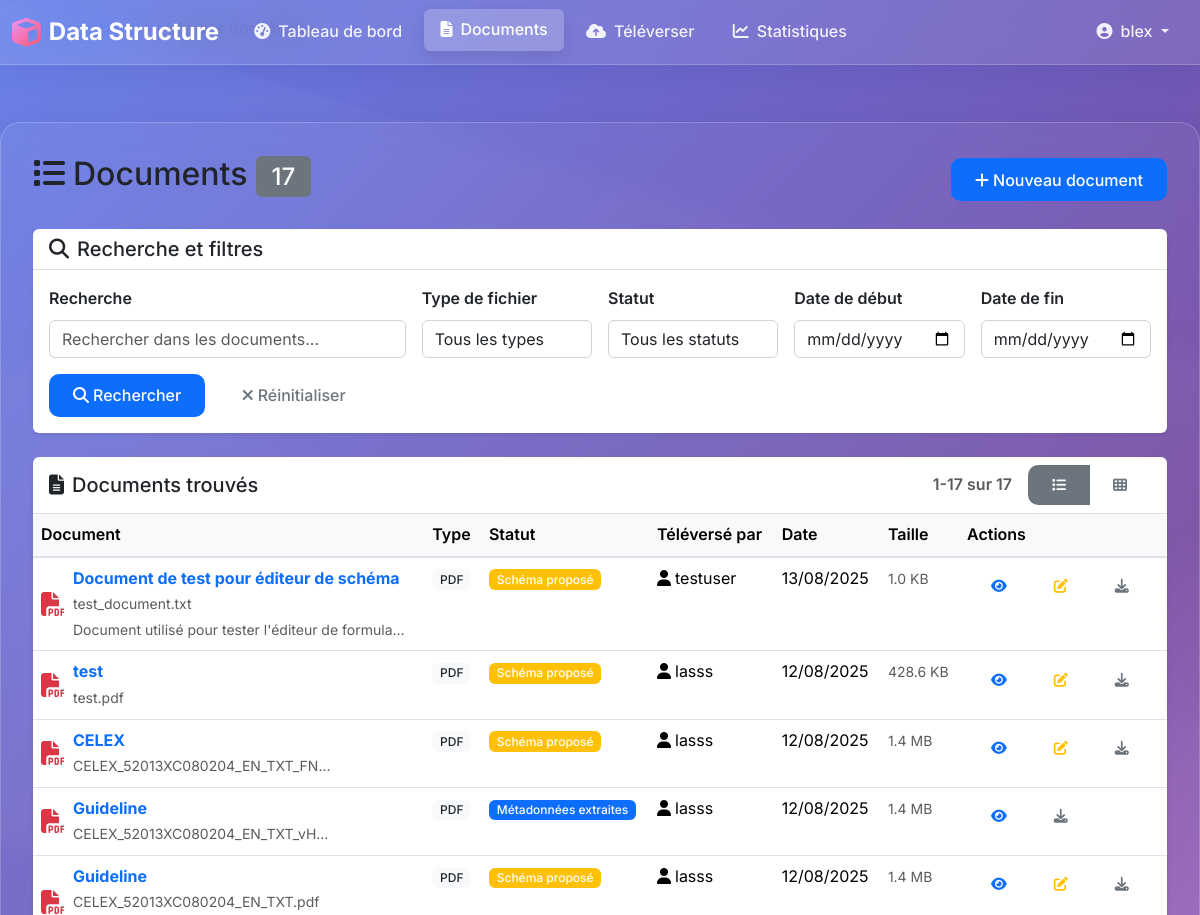
The page /documents/list/ (signed in, upper part) on the database as committed earlier.
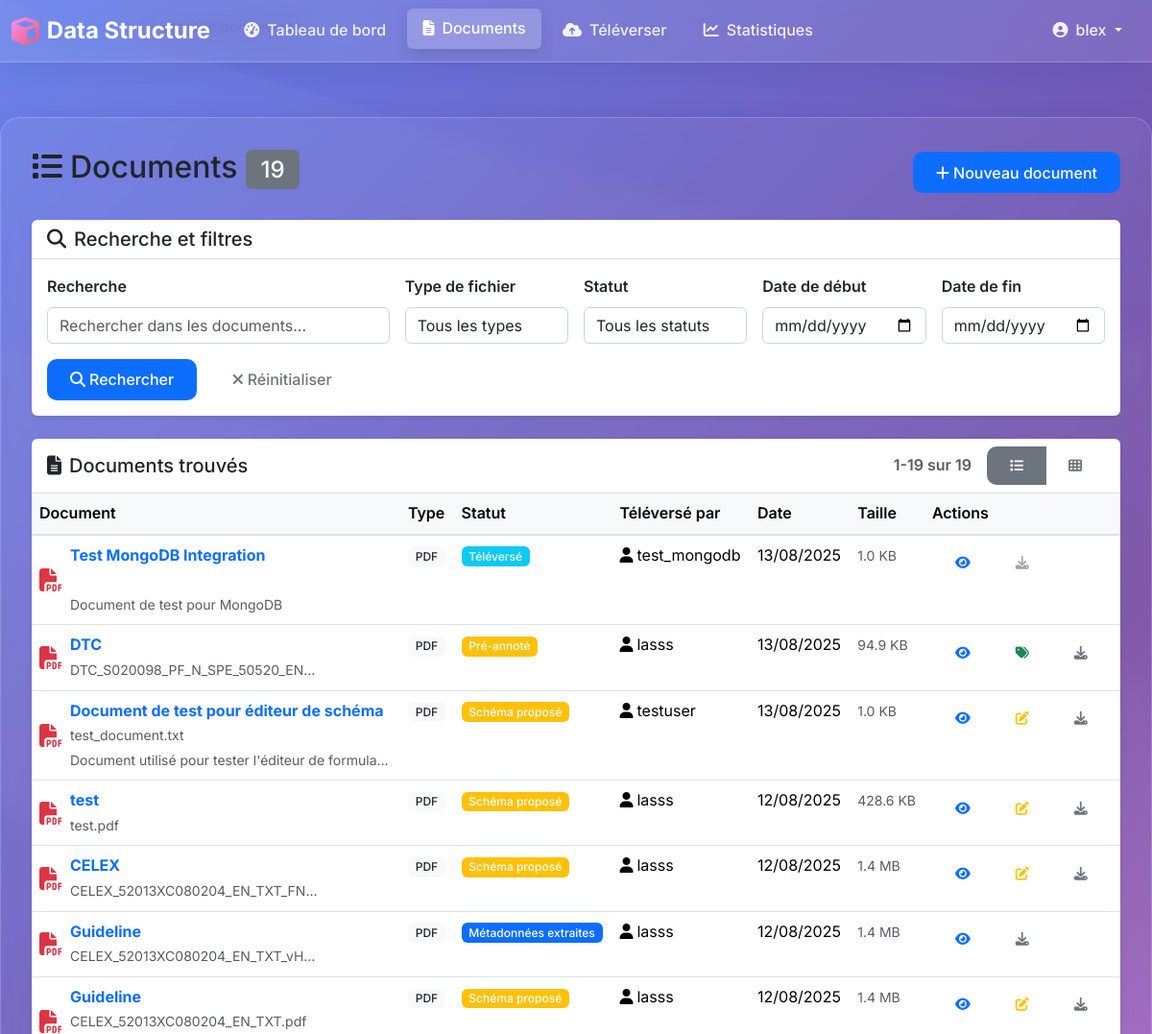
The same page on the database as committed later.
### documents/models.py (models this page shows, shortened)
class Document(models.Model):
    STATUS_CHOICES = [
        ('uploaded', 'Téléversé'),
        ('metadata_extracted', 'Métadonnées extraites'),
        ('schema_proposed', 'Schéma proposé'),
        ('schema_validated', 'Schéma validé'),
        ('pre_annotated', 'Pré-annoté'),
        ('annotated', 'Annoté'),
        ('validated', 'Validé'),
    ]
    DOCUMENT_TYPES = [
        ('pdf', 'PDF'),
        ('docx', 'Word Document'),
        ('doc', 'Word Document (ancien)'),
        ('txt', 'Texte'),
        ('xlsx', 'Excel'),
        ('xls', 'Excel (ancien)'),
        ('image', 'Image'),
    ]
    id = models.UUIDField(primary_key=True, default=uuid.uuid4, editable=False)
    title = models.CharField(max_length=255, verbose_name="Titre")
    description = models.TextField(blank=True, verbose_name="Description")
    file = models.FileField(
        upload_to='documents/%Y/%m/%d/',
        validators=[FileExtensionValidator(
            allowed_extensions=['pdf', 'docx', 'doc', 'txt', 'xlsx', 'xls', 'jpg', 'jpeg', 'png'])],
        verbose_name="Fichier"
    )
    file_type = models.CharField(max_length=20, choices=DOCUMENT_TYPES, verbose_name="Type de fichier")
    file_size = models.BigIntegerField(verbose_name="Taille du fichier (bytes)")
    status = models.CharField(max_length=20, choices=STATUS_CHOICES, default='uploaded', verbose_name="Statut")
    metadata = models.JSONField(default=dict, blank=True, verbose_name="Métadonnées")
    uploaded_by = models.ForeignKey(User, on_delete=models.CASCADE, related_name='uploaded_documents',
                                    verbose_name="Téléversé par")
    annotated_by = models.ForeignKey(User, on_delete=models.SET_NULL, null=True, blank=True,
                                     related_name='annotated_documents', verbose_name="Annoté par")
    validated_by = models.ForeignKey(User, on_delete=models.SET_NULL, null=True, blank=True,
                                     related_name='validated_documents', verbose_name="Validé par")
    created_at = models.DateTimeField(auto_now_add=True, verbose_name="Créé le")
    updated_at = models.DateTimeField(auto_now=True, verbose_name="Modifié le")
    annotated_at = models.DateTimeField(null=True, blank=True, verbose_name="Annoté le")
    validated_at = models.DateTimeField(null=True, blank=True, verbose_name="Validé le")
    class Meta:
        verbose_name = "Document"
        verbose_name_plural = "Documents"
        ordering = ['-created_at']
    @property
    def filename(self):
        return os.path.basename(self.file.name)

### documents/views.py (the view)
# urls.py: path('list/', views.document_list, name='document_list'),
@login_required
def document_list(request):
    try:
        form = SearchForm(request.GET)
        documents = Document.objects.all().order_by('-created_at')
        if form.is_valid():
            query = form.cleaned_data.get('query')
            file_type = form.cleaned_data.get('file_type')
            status = form.cleaned_data.get('status')
            date_from = form.cleaned_data.get('date_from')
            date_to = form.cleaned_data.get('date_to')
            if query:
                documents = documents.filter(
                    Q(title__icontains=query) |
                    Q(description__icontains=query)
                )
            if file_type:
                documents = documents.filter(file_type=file_type)
            if status:
                documents = documents.filter(status=status)
            if date_from:
                documents = documents.filter(created_at__date__gte=date_from)
            if date_to:
                documents = documents.filter(created_at__date__lte=date_to)
        paginator = Paginator(documents, 20)
        page_number = request.GET.get('page')
        page_obj = paginator.get_page(page_number)
        context = {
            'form': form,
            'page_obj': page_obj,
            'total_count': documents.count()
        }
        return render(request, 'documents/document_list.html', context)
    except Exception as e:
        logger.error(f"Erreur liste documents: {str(e)}")
        messages.error(request, f"Erreur lors du chargement des documents: {str(e)}")
        return render(request, 'documents/document_list.html', {'page_obj': None})

### documents/forms.py
class SearchForm(forms.Form):
    query = forms.CharField(
        widget=forms.TextInput(attrs={
            'class': 'form-control',
            'placeholder': 'Rechercher dans les documents...'
        }),
        label='Recherche',
        required=False
    )
    file_type = forms.ChoiceField(
        choices=[('', 'Tous les types')] + Document.DOCUMENT_TYPES,
        widget=forms.Select(attrs={'class': 'form-control'}),
        label='Type de fichier',
        required=False
    )
    status = forms.ChoiceField(
        choices=[('', 'Tous les statuts')] + Document.STATUS_CHOICES,
        widget=forms.Select(attrs={'class': 'form-control'}),
        label='Statut',
        required=False
    )
    date_from = forms.DateField(
        widget=forms.DateInput(attrs={
            'class': 'form-control',
            'type': 'date'
        }),
        label='Date de début',
        required=False
    )
    date_to = forms.DateField(
        widget=forms.DateInput(attrs={
            'class': 'form-control',
            'type': 'date'
        }),
        label='Date de fin',
        required=False
    )

### templates/documents/document_list.html (shortened to what the changed rows need)
{% extends 'documents/base.html' %}
{% block content %}
<div class="row">
    <div class="col-12">
        <div class="d-flex justify-content-between align-items-center mb-4">
            <h1 class="h2">
                <i class="fas fa-list me-2"></i>Documents
                {% if total_count %}
                    <span class="badge bg-secondary">{{ total_count }}</span>
                {% endif %}
            </h1>
        </div>
    </div>
</div>
{% if page_obj %}
    <div class="card">
        <div class="card-header d-flex justify-content-between align-items-center">
            <h5 class="card-title mb-0">
                <i class="fas fa-file-alt me-2"></i>Documents trouvés
            </h5>
            <div class="d-flex align-items-center">
                <span class="text-muted me-3">
                    {{ page_obj.start_index }}-{{ page_obj.end_index }} sur {{ page_obj.paginator.count }}
                </span>
                <div class="btn-group btn-group-sm" role="group">
                    <label class="btn btn-outline-secondary" for="view-list">
                        <i class="fas fa-list"></i>
                    </label>
                    <label class="btn btn-outline-secondary" for="view-grid">
                        <i class="fas fa-th"></i>
                    </label>
                </div>
            </div>
        </div>
        <div class="card-body p-0">
            <div id="list-view">
                <div class="table-responsive">
                    <table class="table table-hover mb-0">
                        <thead class="table-light">
                            <tr>
                                <th>Document</th>
                                <th>Type</th>
                                <th>Statut</th>
                                <th>Téléversé par</th>
                                <th>Date</th>
                                <th>Taille</th>
                                <th>Actions</th>
                            </tr>
                        </thead>
                        <tbody>
                            {% for document in page_obj %}
                                <tr>
                                    <td>
                                        <div class="d-flex align-items-center">
                                            <i class="fas fa-file-{{ document.file_type|default:'alt' }} file-icon {{ document.file_type }}"
                                               title="{{ document.get_file_type_display }}"></i>
                                            <div>
                                                <a href="{% url 'documents:document_detail' document.pk %}"
                                                   class="fw-bold text-decoration-none">
                                                    {{ document.title|truncatechars:40 }}
                                                </a>
                                                <br>
                                                <small class="text-muted">{{ document.filename|truncatechars:30 }}</small>
                                                {% if document.description %}
                                                    <br>
                                                    <small class="text-muted">{{ document.description|truncatechars:50 }}</small>
                                                {% endif %}
                                            </div>
                                        </div>
                                    </td>
                                    <td>
                                        <span class="badge bg-light text-dark">
                                            {{ document.get_file_type_display }}
                                        </span>
                                    </td>
                                    <td>
                                        <span class="badge bg-{{ document.status|default:'secondary' }}">
                                            {{ document.get_status_display }}
                                        </span>
                                    </td>
                                    <td>
                                        <i class="fas fa-user me-1"></i>{{ document.uploaded_by.username }}
                                    </td>
                                    <td>
                                        <span title="{{ document.created_at|date:'d/m/Y H:i:s' }}">
                                            {{ document.created_at|date:"d/m/Y" }}
                                        </span>
                                    </td>
                                    <td>
                                        <small class="text-muted">{{ document.file_size|filesizeformat }}</small>
                                    </td>
                                    <td>
                                        <div class="btn-group btn-group-sm" role="group">
                                            <a href="{% url 'documents:document_detail' document.pk %}"
                                               class="btn btn-outline-primary btn-sm"
                                               title="Voir les détails">
                                                <i class="fas fa-eye"></i>
                                            </a>
                                            {% if document.status == 'schema_proposed' %}
                                                <a href="{% url 'documents:edit_schema' document.pk %}"
                                                   class="btn btn-outline-warning btn-sm"
                                                   title="Éditer le schéma">
                                                    <i class="fas fa-edit"></i>
                                                </a>
                                            {% endif %}
                                            {% if document.status == 'schema_validated' or document.status == 'pre_annotated' %}
                                                <a href="{% url 'documents:annotate_document' document.pk %}"
                                                   class="btn btn-outline-success btn-sm"
                                                   title="Annoter">
                                                    <i class="fas fa-tags"></i>
                                                </a>
                                            {% endif %}
                                            {% if document.file %}
                                                <a href="{{ document.file.url }}"
                                                   target="_blank"
                                                   class="btn btn-outline-secondary btn-sm"
                                                   title="Télécharger">
                                                    <i class="fas fa-download"></i>
                                                </a>
                                            {% else %}
                                                <span class="btn btn-outline-secondary btn-sm disabled" title="Aucun fichier">
                                                    <i class="fas fa-download"></i>
                                                </span>
                                            {% endif %}
                                        </div>
                                    </td>
                                </tr>
                            {% endfor %}
                        </tbody>
                    </table>
                </div>
            </div>
        </div>
    </div>
{% endif %}
{% endblock %}

Rows that differ between the two databases and show on the page:
added Document: title "Test MongoDB Integration", description "Document de test pour MongoDB", file_type "PDF", status "Téléversé", uploaded_by.username "test_mongodb", created_at "13/08/2025", file_size|filesizeformat "1.0 KB"
added Document: title "DTC", filename "DTC_S020098_PF_N_SPE_50520_EN…", file_type "PDF", status "Pré-annoté", uploaded_by.username "lasss", created_at "13/08/2025", file_size|filesizeformat "94.9 KB"
Other text that changed with them:
{{ total_count }}: "17" → "19"
{{ page_obj.end_index }}: "17" → "19"
{{ page_obj.paginator.count }}: "17" → "19"
